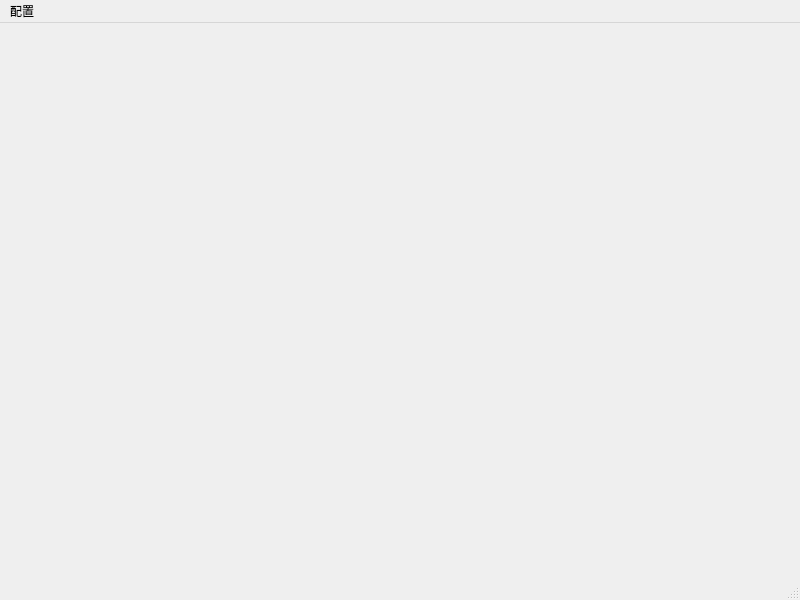
<?xml version="1.0" encoding="UTF-8"?>
<ui version="4.0">
 <class>MainWindow</class>
 <widget class="QMainWindow" name="MainWindow">
  <property name="geometry">
   <rect>
    <x>0</x>
    <y>0</y>
    <width>800</width>
    <height>600</height>
   </rect>
  </property>
  <property name="windowTitle">
   <string>MainWindow</string>
  </property>
  <widget class="QWidget" name="centralwidget"/>
  <widget class="QMenuBar" name="menubar">
   <property name="geometry">
    <rect>
     <x>0</x>
     <y>0</y>
     <width>800</width>
     <height>22</height>
    </rect>
   </property>
   <widget class="QMenu" name="menu">
    <property name="title">
     <string>配置</string>
    </property>
    <addaction name="actionDriver"/>
   </widget>
   <addaction name="menu"/>
  </widget>
  <widget class="QStatusBar" name="statusbar"/>
  <action name="actionDriver">
   <property name="text">
    <string>驱动</string>
   </property>
  </action>
 </widget>
 <resources/>
 <connections/>
</ui>
